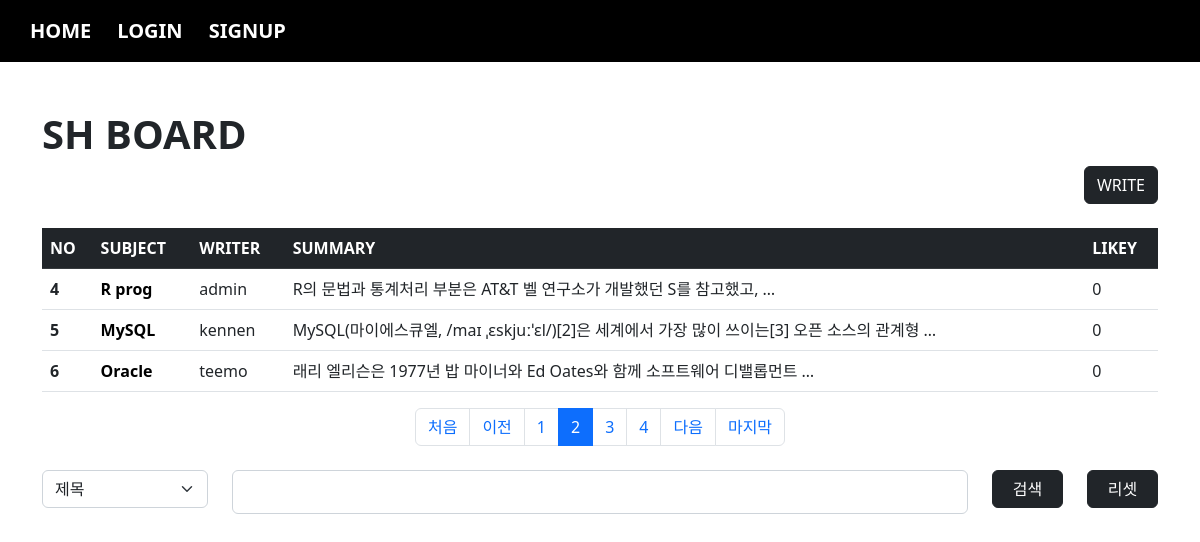
Screenshot of /board/index/?page=2&cate=&kw= with the database file from the repository.
### board/models.py (models this page shows, shortened)
class Board(models.Model):
    subject = models.CharField(max_length=100)
    writer = models.ForeignKey(User, on_delete=models.CASCADE, related_name="writer")
    content = models.TextField()
    pubdate = models.DateTimeField()
    likey = models.ManyToManyField(User, blank=True, related_name="likey")

### acc/models.py (models this page shows, shortened)
class User(AbstractUser):
    comment = models.TextField(blank=True)
    point = models.IntegerField(default=0)
    pic = models.ImageField(upload_to="user/%y")

### board/views.py (the view)
# urls.py: path('index/', views.index, name="index"),
def index(request):
    cate = request.GET.get("cate", "")
    kw = request.GET.get("kw", "")
    pg = request.GET.get("page", 1)
    if kw:
        if cate == "sub":
            b = Board.objects.filter(subject__startswith=kw)
        elif cate == "wri":
            try:
                from acc.models import User
                u = User.objects.get(username=kw)
                b = Board.objects.filter(writer=u)
            except:
                b = Board.objects.none()
        elif cate == "con":
            b = Board.objects.filter(content__contains=kw)
    else:
        b = Board.objects.all()
    pag = Paginator(b, 3)
    obj = pag.get_page(pg)
    context = {
        "bset" : obj,
        "cate" : cate,
        "kw" : kw
    }
    return render(request, "board/index.html", context)

### templates/board/index.html (shortened to what this page needs)
{% extends 'base.html' %}
{% block con %}
    {% load mathfilters %}
    <h1><b>SH BOARD</b></h1>
    <div class="text-end">
        <a class="btn btn-dark" href="{% url 'board:create' %}">WRITE</a>
    </div>
    <table class="table table-hover mt-4">
        <thead>
            <tr class="table-dark">
                <th scope="col">NO</th>
                <th scope="col">SUBJECT</th>
                <th scope="col">WRITER</th>
                <th scope="col">SUMMARY</th>
                <th scope="col">LIKEY</th>
            </tr>
        </thead>
        <tbody>
            {% for i in bset %}
                <tr>
                    <th scope="row">{{ bset.start_index|add:forloop.counter0 }}</th>
                    <td><a href="{% url 'board:detail' i.id %}" class="sub">{{ i.subject }}</a></td>
                    <td>{{ i.writer }}</td>
                    <td>{{ i.content |truncatewords:10 }}</td>
                    <td>0</td>
                </tr>
            {% endfor %}
        </tbody>
    </table>
    <nav aria-label="Page navigation example">
        <ul class="pagination justify-content-center">
            {% if bset.has_previous %}
                <li class="page-item"><a class="page-link" href="{% url 'board:index' %}?page=1&cate={{cate}}&kw={{kw}}">처음</a></li>
                <li class="page-item"><a class="page-link" href="{% url 'board:index' %}?page={{ bset.previous_page_number }}&cate={{cate}}&kw={{kw}}">이전</a></li>
            {% else %}
                <li class="page-item disabled"><a class="page-link">처음</a></li>
                <li class="page-item disabled"><a class="page-link">이전</a></li>
            {% endif %}
            {% for i in bset.paginator.page_range %}
                {% if bset.number|add:2 >= i and i >= bset.number|sub:2 %}
                    <li class="page-item {% if bset.number == i %}active{% endif %}"><a class="page-link" href="{% url 'board:index' %}?page={{i}}&cate={{cate}}&kw={{kw}}">{{i}}</a></li>
                {% endif %}
            {% endfor %}
            {% if bset.has_next %}
                <li class="page-item"><a class="page-link" href="{% url 'board:index' %}?page={{bset.next_page_number}}&cate={{cate}}&kw={{kw}}">다음</a></li>
                <li class="page-item"><a class="page-link" href="{% url 'board:index' %}?page={{ bset.paginator.num_pages }}&cate={{cate}}&kw={{kw}}">마지막</a></li>
            {% else %}
                <li class="page-item disabled"><a class="page-link">다음</a></li>
                <li class="page-item disabled"><a class="page-link">마지막</a></li>
            {% endif %}
        </ul>
    </nav>
    <form>
        <div class="mt-4 row">
            <div class="col-sm-2">
                <select name="cate" class="form-select">
                    <option value="sub" {% if cate == "sub" %} selected {% endif %}>제목</option>
                </select>
            </div>
            <div class="col-sm-8">
                <input type="text" name="kw" value="{{kw}}" class="form-control">
            </div>
            <div class="col-sm-1">
                <button class="btn btn-dark" style="width: 100%;">검색</button>
            </div>
            <div class="col-sm-1">
                <a class="btn btn-dark" href="{% url 'board:index' %}" style="width: 100%;">리셋</a>
            </div>
        </div>
    </form>
{% endblock %}

### templates/board/index.html (style rules this page uses)
.sub { text-decoration: none; color: black; font-weight: bold; }

### templates/base.html (style rules this page uses)
.form-control { font-weight: bold; font-size: 20px; }

### rows the page displays
Board: start_index|add "4", subject "R prog", writer "admin", content "R의 문법과 통계처리 부분은 AT&T 벨 연구소가 개발했던 S를 참고했고, …"
Board: start_index|add "5", subject "MySQL", writer "kennen", content "MySQL(마이에스큐엘, /maɪ ˌɛskjuːˈɛl/)[2]은 세계에서 가장 많이 쓰이는[3] 오픈 소스의 관계형 …"
Board: start_index|add "6", subject "Oracle", writer "teemo", content "래리 엘리슨은 1977년 밥 마이너와 Ed Oates와 함께 소프트웨어 디밸롭먼트 …"

### other values shown
{{ i }} "1" "2" "3" "4"
